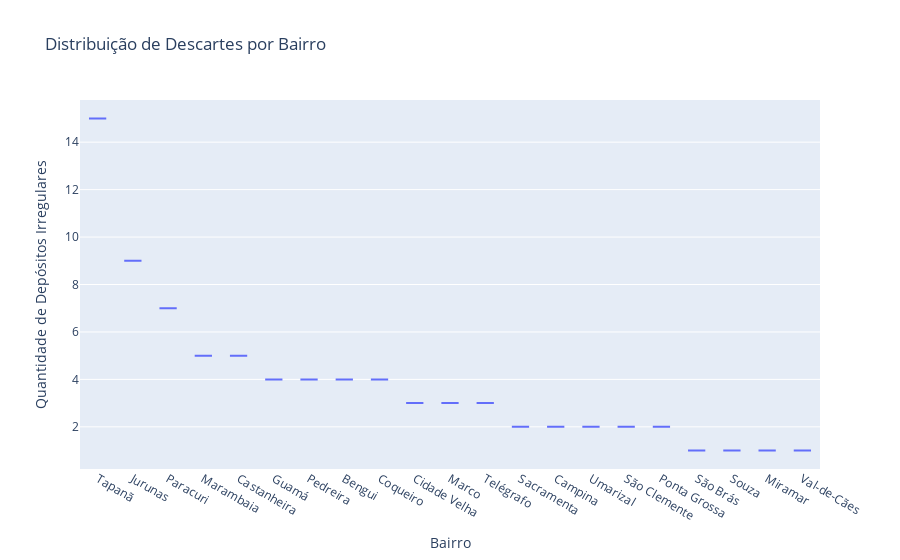

The cell this chart's notebook holds for it:
### Code cell
fig = px.box(
    df,
    y="Quantidade de Depósitos Irregulares",
    x="Bairro",
    title="Distribuição de Descartes por Bairro",
)
fig.update_layout(xaxis={'categoryorder':'total descending'})
fig.show()

### Figure 1 — Plotly figure (JSON) as saved in the notebook; plotly's stock layout.template omitted (floating-point values rounded to 4 significant figures)
{"data": [{"alignmentgroup": "True", "hovertemplate": "Bairro=%{x}<br>Quantidade de Depósitos Irregulares=%{y}<extra></extra>", "legendgroup": "", "marker": {"color": "#636efa"}, "name": "", "notched": false, "offsetgroup": "", "orientation": "v", "showlegend": false, "type": "box", "x": ["Batista Campos", "Canudos", "Cidade Velha", "Condor", "Cremação", "Guamá", "Jurunas", "Marambaia", "Marco", "Fátima", "Nazaré", "Pedreira", "Reduto", "Sacramenta", "São Brás", "Souza", "Telégrafo", "Montese (Terra Firme)", "Campina", "Umarizal", "Barreiro", "Maracangalha", "Miramar", "Curió-Utinga", "Val-de-Cães", "Mangueirão", "Universitário", "Castanheira", "Guanabara", "Águas Lindas", "Aurá", "Bengui", "Cabanagem", "Coqueiro", "Parque Verde", "Pratinha", "São Clemente", "Tapanã", "Una", "Águas Negras", "Agulha", "Campina de Icoaraci", "Cruzeiro", "Maracacuera", "Paracuri", "Parque Guajará", "Ponta Grossa", "Tenoné", "São João do Outeiro", "Itaiteua", "Brasília", "Água Boa", "Aeroporto", "Arirambá", "Carananduba", "Caruara", "Farol", "Mangueiras", "Maracajá", "Natal do Murubira", "Porto Arthur", "São Francisco", "Sucurijuquara", "Vila", "Praia Grande", "Chapéu Virado", "Murubira", "Bonfim", "Marahú", "Paraíso", "Baía do Sol"], "x0": " ", "xaxis": "x", "y": [NaN, NaN, 3.0, NaN, NaN, 4.0, 9.0, 5.0, 3.0, NaN, NaN, 4.0, NaN, 2.0, 1.0, 1.0, 3.0, NaN, 2.0, 2.0, NaN, NaN, 1.0, NaN, 1.0, NaN, NaN, 5.0, NaN, NaN, NaN, 4.0, NaN, 4.0, NaN, NaN, 2.0, 15.0, NaN, NaN, NaN, NaN, NaN, NaN, 7.0, NaN, 2.0, NaN, NaN, NaN, NaN, NaN, NaN, NaN, NaN, NaN, NaN, NaN, NaN, NaN, NaN, NaN, NaN, NaN, NaN, NaN, NaN, NaN, NaN, NaN, NaN], "y0": " ", "yaxis": "y"}], "layout": {"boxmode": "group", "legend": {"tracegroupgap": 0}, "title": {"text": "Distribuição de Descartes por Bairro"}, "xaxis": {"anchor": "y", "categoryorder": "total descending", "domain": [0, 1], "title": {"text": "Bairro"}}, "yaxis": {"anchor": "x", "domain": [0, 1], "title": {"text": "Quantidade de Depósitos Irregulares"}}}}
